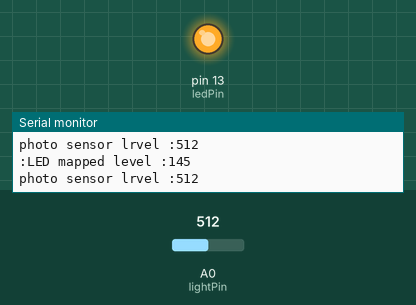
Recording of a sketch running on a simulated Arduino Uno, built with avr-gcc and run on an emulated ATmega328P. Shown: output pins drawn as LEDs (lit = HIGH), the last lines printed to the serial monitor. Inputs (shaded band) come from the test bench; at power-on: A0 (lightPin) = 512.

Above: at 1.2 s.
1.3 s: A0 (lightPin) set to 460
2.8 s: A0 (lightPin) set to 444
At 3.8 s:
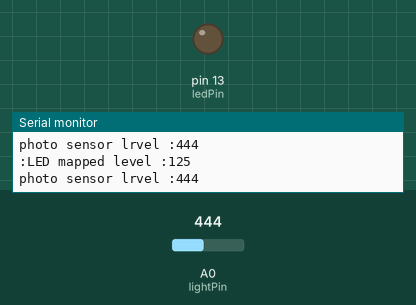
4.3 s: A0 (lightPin) set to 511
At 4.8 s:
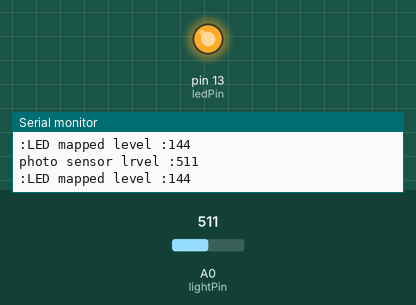
Timing chart, 0 to 7.3 s (numbered marks = the images above; inputs shaded):
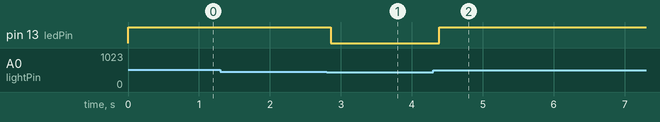

The sketch:

sketch_feb11c_serial.ino
```cpp
// CIRC09 - Light
int lightPin = A0;
int ledPin = 13;

void setup()
{
  pinMode(ledPin, OUTPUT);
  Serial.begin(9600);
  Serial.print("Serial Monitor Started");

}

void loop()
{
  int lightLevel = analogRead(lightPin);
  Serial.print("photo sensor lrvel :");
  Serial.println(lightLevel);
  lightLevel = map(lightLevel, 0, 900, 0, 255);
  Serial.print(":LED mapped level :");
  Serial.println(lightLevel);

  analogWrite(ledPin, lightLevel);
}
```

Measured:
- the behaviour switches between 452 and 451 on A0 (lightPin) (found by bisection; images 0 and 1)
- after the input at 2.8 s, pin 13 (ledPin): HIGH → LOW after 0.06 s
- after the input at 4.3 s, pin 13 (ledPin): LOW → HIGH after 0.09 s
